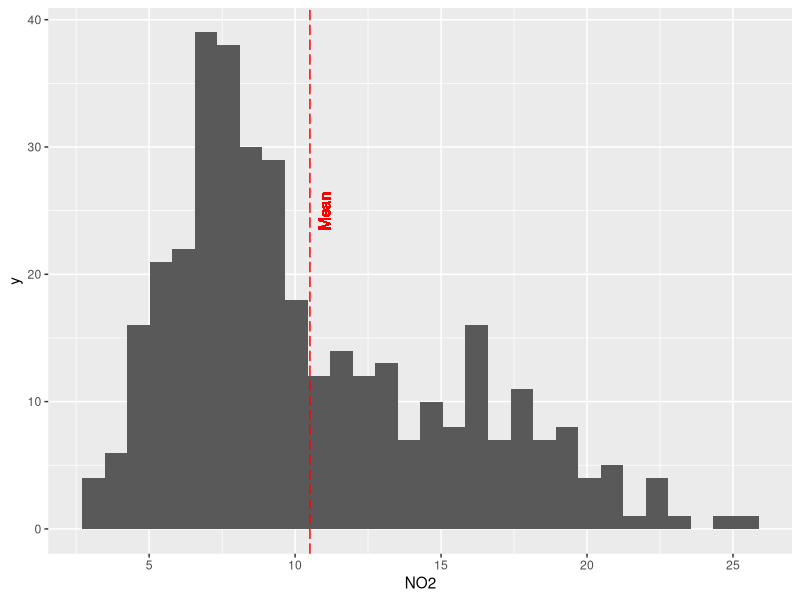
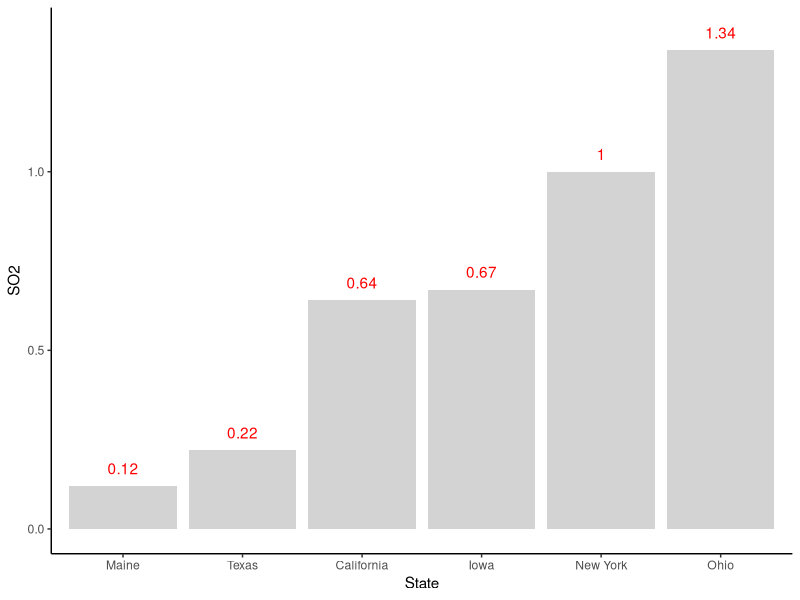
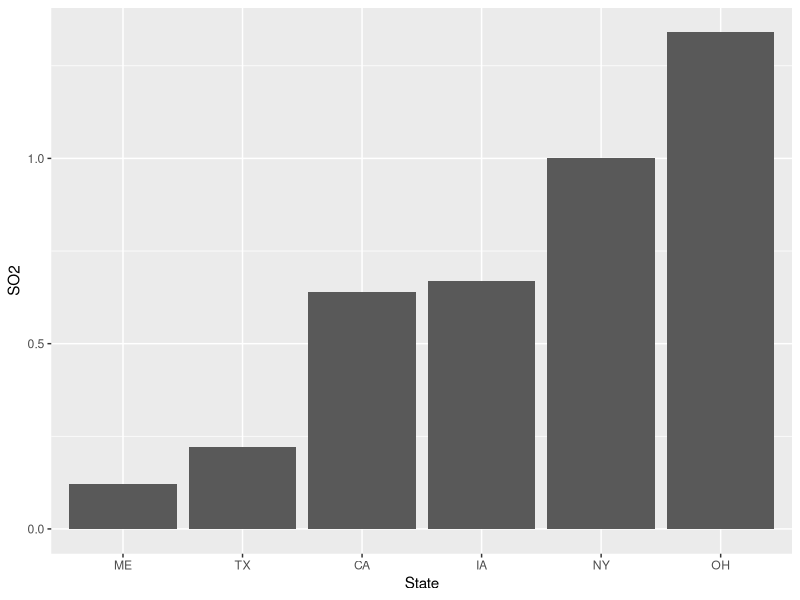
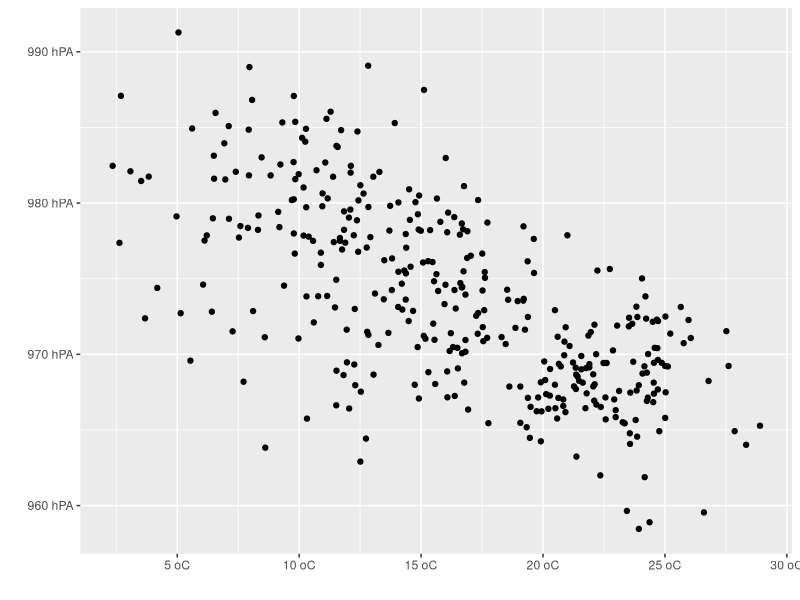

The R source for these figures, in order:
#Import ggplot2
library(ggplot2)

#Set the working directory where the dataset is stored
setwd("D:/OneDrive/Data Science/R/R Data Visualization")

#Load the dataset in R
Data <- read.table(file="EPA_Data.csv", 
                   sep=",", 
                   header=TRUE, 
                   colClasses=c("Date","factor",rep("numeric",5)), 
                   na.string="NA")


#Here we are goign to use the subsets we created before
California <- Data[Data$State=="California",]

Pollution_1stOct2013 <- Data[Data$Date=="2013-10-01",]


#Add Fixed Text Label
ggplot(data=California, aes(NO2)) + 
  geom_histogram() +
  geom_vline(xintercept = mean(California$NO2),
             color="red",
             linetype = "longdash") +
  geom_text(aes(label="Mean", x=11, y=25, angle=90), color="red")
  


#Add Dynamic Text Label
ordered <- Pollution_1stOct2013[order(Pollution_1stOct2013$SO2),]

ggplot(data=Pollution_1stOct2013, aes(x=State, y=SO2)) +
  geom_bar(stat="identity", fill="light gray") +
  scale_x_discrete(limits=ordered$State) +
  theme_classic() +
  geom_text(aes(label=paste(Pollution_1stOct2013$SO2), 
                x=State, 
                y=SO2 +0.05, 
                angle=0), color="red")


#Change the Axis Labels
ggplot(data=Pollution_1stOct2013, aes(x=State, y=SO2)) +
  geom_bar(stat="identity") +
  scale_x_discrete(limits=ordered$State, "State", 
                   labels = c("ME","TX","CA","IA","NY","OH"))



#Change the Axis Labels
ggplot(data=California, aes(x=Temperature, y=Pressure)) +
  geom_point() +
  xlab("") +
  scale_x_continuous(breaks=seq(0,30,5), 
                     label=paste(seq(0,30,5),"oC")) +
  ylab("") +
  scale_y_continuous(breaks=seq(950,1000,10), 
                     label=paste(seq(950,1000,10),"hPA"))



